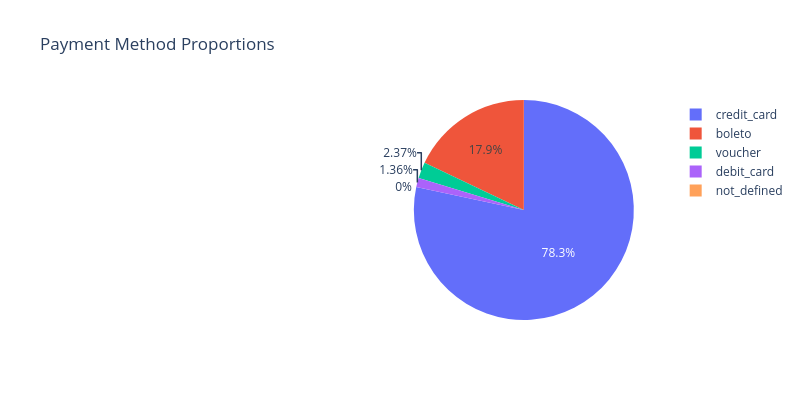

The notebook cell this image was saved under:
### Markdown cell above
> Chart 1

### Code cell
# Plot
colors = None

# Chart 1
trace1 = go.Pie(labels = method_count['index'], 
                values = method_count['payment_type'], 
                domain = {'x': [0, .48]}, 
                marker = dict(colors = colors))

# Chart 2
trace2 = go.Pie(labels = method_value['payment_type'], 
                values = method_value['payment_value'],
                domain = {'x': [0.52, 1]}, 
                marker = dict(colors = colors))

# Layout
layout = dict(title = "Payment Method Proportions", height = 400, width = 800)
fig = go.Figure(data = [trace1, trace2], layout = layout)
fig.show()

### Figure 1 — Plotly figure (JSON) as saved in the notebook; plotly's stock layout.template omitted (floating-point values rounded to 4 significant figures)
{"data": [{"domain": {"x": [0, 0.48]}, "labels": [0, 1, 2, 3, 4], "type": "pie", "values": ["credit_card", "boleto", "voucher", "debit_card", "not_defined"]}, {"domain": {"x": [0.52, 1]}, "labels": ["boleto", "credit_card", "debit_card", "not_defined", "voucher"], "type": "pie", "values": [2869000.0, 12540000.0, 218000.0, 0, 379400.0]}], "layout": {"height": 400, "title": {"text": "Payment Method Proportions"}, "width": 800}}
